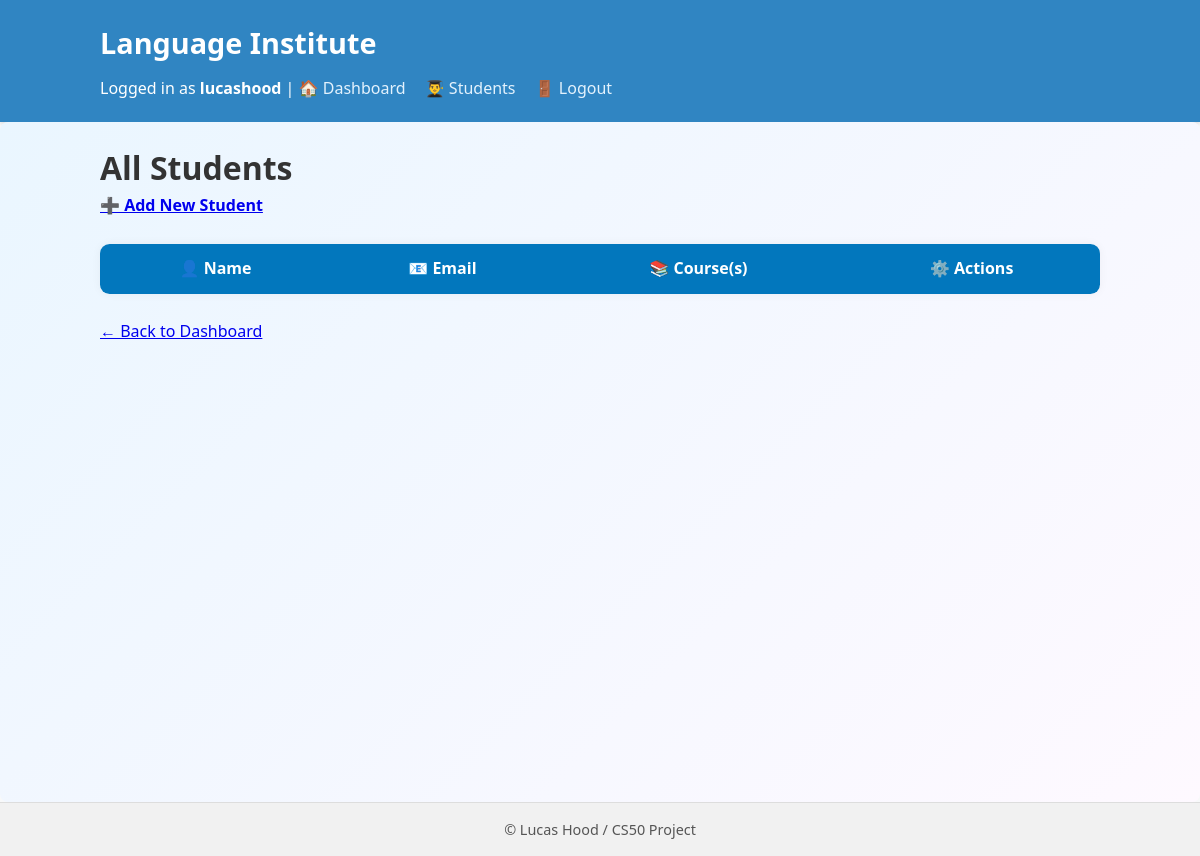
The page /students/ (signed in) on the database as committed earlier.
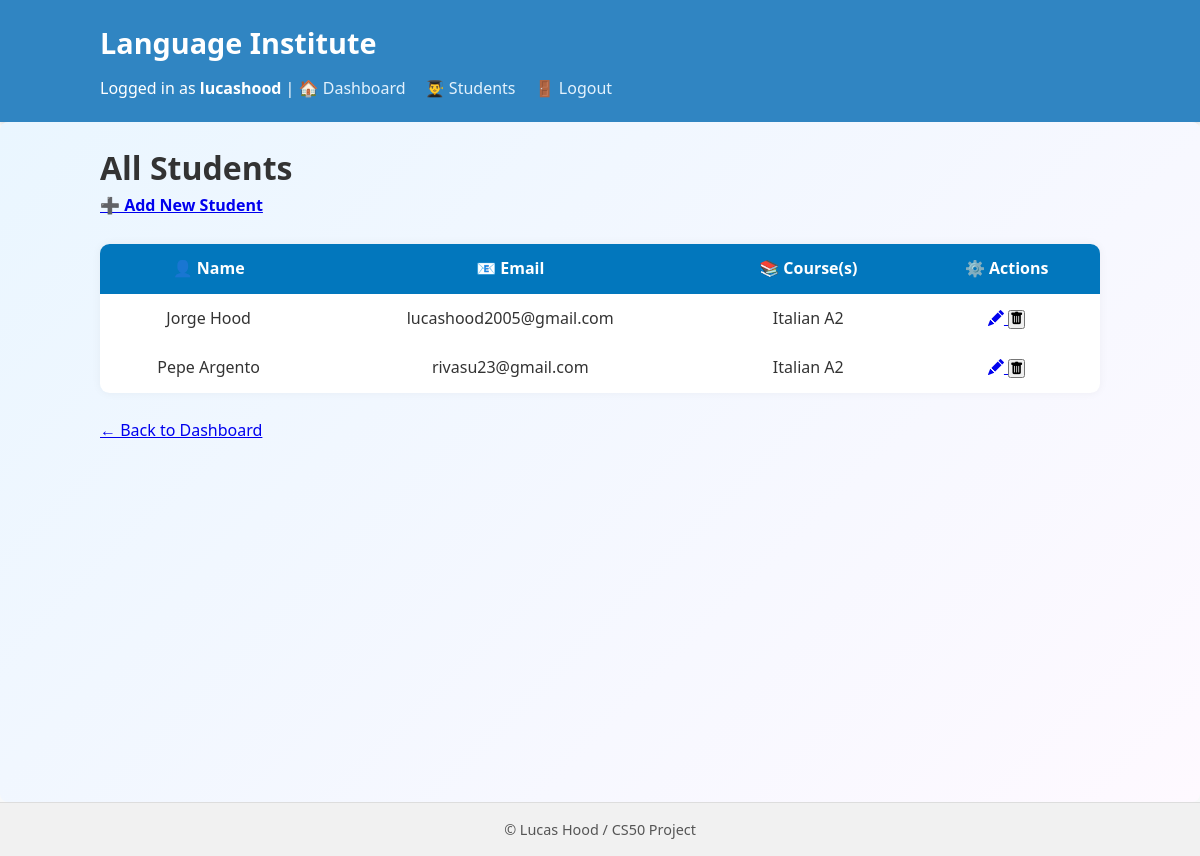
The same page on the database as committed later.
### dashboard/models.py (models this page shows, shortened)
class Student(models.Model):
    first_name = models.CharField(max_length=50)
    last_name = models.CharField(max_length=50)
    email = models.EmailField(unique=True)
    phone = models.CharField(max_length=20, blank=True)
    courses = models.ManyToManyField(Course, related_name="students")

class Course(models.Model):
    name = models.CharField(max_length=100)
    description = models.TextField(blank=True)
    teacher = models.ForeignKey(Teacher, on_delete=models.CASCADE, related_name="courses")

### dashboard/views.py (the view)
# urls.py: path("students/", views.students_list, name="students_list"),
@login_required
def students_list(request):
    students = Student.objects.all().prefetch_related("courses")
    return render(request, "dashboard/student/all_students.html", {
        "students": students
    })

### dashboard/templates/dashboard/student/all_students.html (shortened to what this page needs)
{% extends "dashboard/layout.html" %}
{% block main_class %}dashboard-background{% endblock %}
{% block content %}
<div class="container mt-4 d-flex justify-content-center">
  <h1>All Students</h1>
  <p>
    <a href="{% url 'add_student' %}" style="font-weight: bold;">➕ Add New Student</a>
  </p>
  <br>
  <div class="table-responsive mt-4">
    <table class="table custom-table table-hover align-middle text-center">
      <thead class="table-primary">
        <tr>
          <th>👤 Name</th>
          <th>📧 Email</th>
          <th>📚 Course(s)</th>
          <th>⚙️ Actions</th>
        </tr>
      </thead>
      <tbody>
        {% for student in students %}
        <tr>
          <td>{{ student.first_name }} {{ student.last_name }}</td>
          <td>{{ student.email }}</td>
          <td>
            {% for course in student.courses.all %}
              <span class="badge bg-info text-dark">{{ course.name }}</span>
            {% empty %}
              <em class="text-muted">No course assigned</em>
            {% endfor %}
          </td>
          <td>
            <a href="{% url 'edit_student' student.id %}" class="btn btn-sm btn-outline-primary me-1">
              <i class="bi bi-pencil-fill"></i>
            </a>
            <button type="button" class="btn btn-sm btn-outline-danger btn-delete" data-student-id="{{ student.id }}">
              <i class="bi bi-trash-fill"></i>
            </button>
          </td>
        </tr>
        {% endfor %}
      </tbody>
    </table>
  </div>
  <br>
  <p><a href="{% url 'teacher_dashboard' %}">← Back to Dashboard</a></p>
</div>
{% endblock %}

Rows that differ between the two databases and show on the page:
added Student: first_name "Jorge", last_name "Hood", email "lucashood2005@gmail.com"
now on this page (row edited): Course: name "Italian A2"
added Student: first_name "Pepe", last_name "Argento", email "rivasu23@gmail.com"
